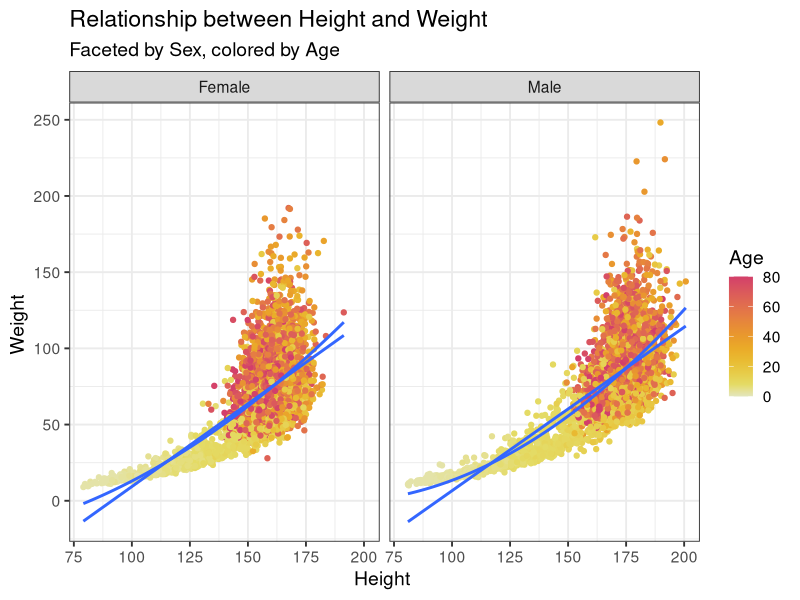
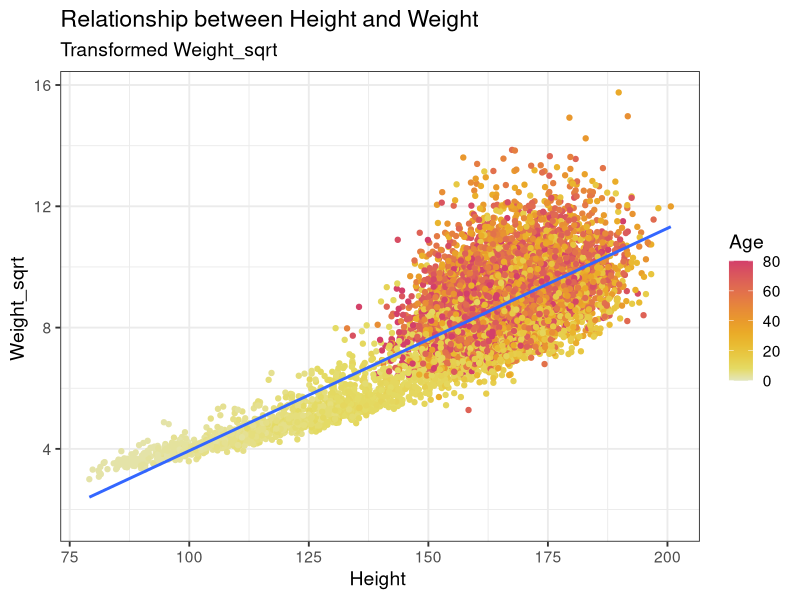
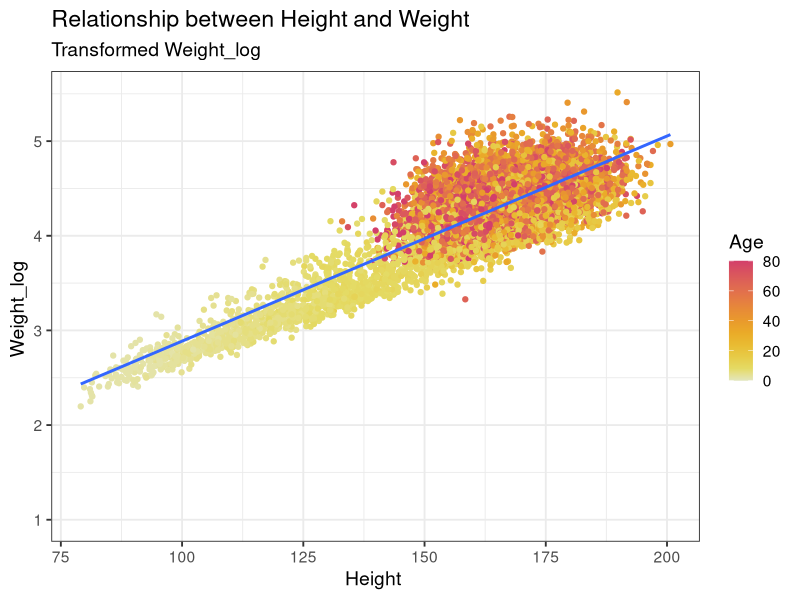

The R source for these figures, in order: (Note: this script raises an error after producing the figures.)
## ---- chunk 1
library(tidyverse)
library(lubridate)
library(patchwork)
library(colorspace) 
library(mgcv)
## ---- chunk 2

body_df <- read_csv("height_weight.csv")
# Your R code here
ggplot(body_df, aes(x = height, y = weight, color = age)) +
  geom_point() +
  geom_smooth(method = "lm", formula = y ~ x, se = FALSE) +
  geom_smooth(method = "lm", formula = y ~ poly(x, 2), se = FALSE) +
  facet_wrap(~sex) +
  scale_color_continuous_sequential(palette = "Heat 2")+
  labs(
    title = "Relationship between Height and Weight",
    subtitle = "Faceted by Sex, colored by Age",
    x = "Height ",
    y = "Weight ",
    color = "Age "
  ) +
  theme_bw(base_size = 14)
## ---- chunk 3
body_df <- read_csv("height_weight.csv")
body_df_trans <- body_df %>%
  mutate(
    weight_sqrt   = sqrt(weight),
    weight_log    = log(weight),
  )

ggplot(body_df_trans, aes(x = height, y = weight_sqrt, color = age)) +
  geom_point() +
  geom_smooth(method = "lm", formula = y ~ x, se = FALSE) +
  scale_color_continuous_sequential(palette = "Heat 2")+
  labs(
    title = "Relationship between Height and Weight",
    subtitle = "Transformed Weight_sqrt",
    x = "Height ",
    y = "Weight_sqrt ",
    color = "Age "
  ) +
  theme_bw(base_size = 14)

ggplot(body_df_trans, aes(x = height, y = weight_log, color = age)) +
  geom_point() +
  geom_smooth(method = "lm", formula = y ~ x, se = FALSE) +
  scale_color_continuous_sequential(palette = "Heat 2")+
  labs(
    title = "Relationship between Height and Weight",
    subtitle = "Transformed Weight_log",
    x = "Height ",
    y = "Weight_log ",
    color = "Age "
  ) +
  theme_bw(base_size = 14)
## ---- chunk 4
body_df <- read_csv("height_weight.csv")
summary_date <- body_df %>%
  group_by(sex, age) %>%
  summarise(mean_height = mean(height))
ggplot(summary_date, aes(x = age, y = mean_height, color = sex)) +
  geom_point() +
  geom_smooth(method = "gam", formula = y ~ s(x), se = FALSE) +
  scale_color_discrete(palette = "Set1")+
  labs(
    title = "Relationship between Age and Height of Boys and Girls",
    subtitle = "Faceted by Sex",
    x = "Age ",
    y = "Height ",
    color = "Sex "
  ) +
  theme_bw(base_size = 14)
## ---- chunk 5
failure_times <- c(4381, 3953, 2603, 2320, 1161, 3286, 6914, 4007, 3168,
                   2376, 7498, 3923, 9460, 4525, 2168, 1288, 5085, 2217,
                   6922, 218, 1309, 1875, 1023, 1697, 1038, 3699, 6142,
                   4732, 3330, 4159, 2537, 3814, 2157, 7683, 5539, 4839,
                   6052, 2420, 5556, 309, 1295, 3266, 6679, 1711, 5931)
## ---- chunk 6
# Your R code library(MASS)
library(MASS)
x <- failure_times / 1000

fit_norm <- fitdistr(x, "normal")
fit_logn <- fitdistr(x, "lognormal")
fit_exp  <- fitdistr(x, "exponential")
shape0 <- mean(x)^2 / var(x)
rate0  <- mean(x) / var(x)
fit_gam  <- fitdistr(x, "gamma", start = list(shape = shape0, rate = rate0))

op <- par(mfrow=c(2,2), mar=c(4,4,2,1))
n <- length(x); p <- ppoints(n); xs <- sort(x)

qN <- qnorm(p, mean=fit_norm$estimate["mean"], sd=fit_norm$estimate["sd"])
plot(qN, xs, main="Normal QQ", xlab="Theoretical", ylab="Sample"); abline(0,1,col=2)

qLN <- qlnorm(p, meanlog=fit_logn$estimate["meanlog"], sdlog=fit_logn$estimate["sdlog"])
plot(qLN, xs, main="Lognormal QQ", xlab="Theoretical", ylab="Sample"); abline(0,1,col=2)

qE <- qexp(p, rate=fit_exp$estimate["rate"])
plot(qE, xs, main="Exponential QQ", xlab="Theoretical", ylab="Sample"); abline(0,1,col=2)

qG <- qgamma(p, shape=fit_gam$estimate["shape"], rate=fit_gam$estimate["rate"])
plot(qG, xs, main="Gamma QQ", xlab="Theoretical", ylab="Sample"); abline(0,1,col=2)
par(op)
aic <- c(
  normal     = 2*2 - 2*fit_norm$loglik,
  lognormal  = 2*2 - 2*fit_logn$loglik,
  exponential= 2*1 - 2*fit_exp$loglik,
  gamma      = 2*2 - 2*fit_gam$loglik
)
aic

best <- names(which.min(aic))
best

# Overlay KDE and fitted PDF of the best model
dens <- density(x)
grid <- seq(min(x), max(x), length.out = 400)

pdf_y <- switch(best,
  normal       = dnorm(grid, mean = fit_norm$estimate["mean"], sd = fit_norm$estimate["sd"]),
  lognormal    = dlnorm(grid, meanlog = fit_logn$estimate["meanlog"], sdlog = fit_logn$estimate["sdlog"]),
  exponential  = dexp(grid, rate = fit_exp$estimate["rate"]),
  gamma        = dgamma(grid, shape = fit_gam$estimate["shape"], rate = fit_gam$estimate["rate"])
)

ggplot() +
  geom_line(aes(x = dens$x, y = dens$y), color = "#377eb8", linewidth = 1.1) +
  geom_line(aes(x = grid, y = pdf_y), color = "#e41a1c", linewidth = 1.1) +
  labs(
    title = paste("KDE (blue) vs Fitted", best, "PDF (red)"),
    x = "Failure time (10^3 hours)",
    y = "Density"
  ) +
  theme_bw(base_size = 14)

## ---- chunk 7
# Your R code here
## ---- chunk 8
birth_data <- read_csv("birth_data-1.csv", show_col_types = FALSE)
head(birth_data)
## ---- chunk 9
## Your code here
## ---- chunk 10
# Your code here
## ---- chunk 11
## Your code here
## ---- chunk 12
## Your code here
